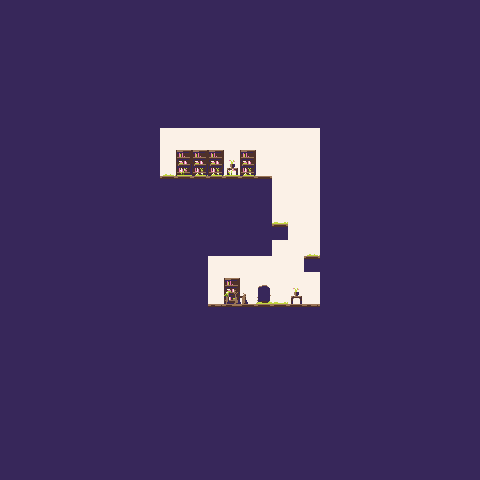

A level layout from a 2D game, rendered from its tile map. Below: a short description, then the map file with its tile-grid data intact:
An orthogonal 30x30 tile map with 16x16 px tiles, 3 tile layers (under, main, over) and 6 objects (4x crate, beginning2, egg).

<map version="1.0" orientation="orthogonal" renderorder="right-down" width="30" height="30" tilewidth="16" tileheight="16">
 <tileset firstgid="1" name="tiles" tilewidth="16" tileheight="16">
  <image source="../image/tiles.png" width="512" height="512" />
 </tileset>
 <layer name="under" width="30" height="30">
  <data encoding="csv">
0,0,0,0,0,0,0,0,0,0,0,0,0,0,0,0,0,0,0,0,0,0,0,0,0,0,0,0,0,0,
0,0,0,0,0,0,0,0,0,0,0,0,0,0,0,0,0,0,0,0,0,0,0,0,0,0,0,0,0,0,
0,0,0,0,0,0,0,0,0,0,0,0,0,0,0,0,0,0,0,0,0,0,0,0,0,0,0,0,0,0,
0,0,0,0,0,0,0,0,0,0,0,0,0,0,0,0,0,0,0,0,0,0,0,0,0,0,0,0,0,0,
0,0,0,0,0,0,0,0,0,0,0,0,0,0,0,0,0,0,0,0,0,0,0,0,0,0,0,0,0,0,
0,0,0,0,0,0,0,0,0,0,0,0,0,0,0,0,0,0,0,0,0,0,0,0,0,0,0,0,0,0,
0,0,0,0,0,0,0,0,0,0,0,0,0,0,0,0,0,0,0,0,0,0,0,0,0,0,0,0,0,0,
0,0,0,0,0,0,0,0,0,0,0,0,0,0,0,0,0,0,0,0,0,0,0,0,0,0,0,0,0,0,
0,0,0,0,0,0,0,0,0,0,17,17,17,17,17,17,17,17,17,17,0,0,0,0,0,0,0,0,0,0,
0,0,0,0,0,0,0,0,0,0,17,83,83,83,17,83,17,17,17,17,0,0,0,0,0,0,0,0,0,0,
0,0,0,0,0,0,0,0,0,0,17,115,115,115,116,115,17,17,17,17,0,0,0,0,0,0,0,0,0,0,
0,0,0,0,0,0,0,0,0,0,0,0,0,0,0,0,0,17,17,17,0,0,0,0,0,0,0,0,0,0,
0,0,0,0,0,0,0,0,0,0,0,0,0,0,0,0,0,17,17,17,0,0,0,0,0,0,0,0,0,0,
0,0,0,0,0,0,0,0,0,0,0,0,0,0,0,0,0,17,17,17,0,0,0,0,0,0,0,0,0,0,
0,0,0,0,0,0,0,0,0,0,0,0,0,0,0,0,0,0,17,17,0,0,0,0,0,0,0,0,0,0,
0,0,0,0,0,0,0,0,0,0,0,0,0,0,0,0,0,17,17,17,0,0,0,0,0,0,0,0,0,0,
0,0,0,0,0,0,0,0,0,0,0,0,0,17,17,17,17,17,17,0,0,0,0,0,0,0,0,0,0,0,
0,0,0,0,0,0,0,0,0,0,0,0,0,17,83,17,81,17,17,17,0,0,0,0,0,0,0,0,0,0,
0,0,0,0,0,0,0,0,0,0,0,0,0,17,115,17,113,17,116,17,0,0,0,0,0,0,0,0,0,0,
0,0,0,0,0,0,0,0,0,0,0,0,0,0,0,0,0,0,0,0,0,0,0,0,0,0,0,0,0,0,
0,0,0,0,0,0,0,0,0,0,0,0,0,0,0,0,0,0,0,0,0,0,0,0,0,0,0,0,0,0,
0,0,0,0,0,0,0,0,0,0,0,0,0,0,0,0,0,0,0,0,0,0,0,0,0,0,0,0,0,0,
0,0,0,0,0,0,0,0,0,0,0,0,0,0,0,0,0,0,0,0,0,0,0,0,0,0,0,0,0,0,
0,0,0,0,0,0,0,0,0,0,0,0,0,0,0,0,0,0,0,0,0,0,0,0,0,0,0,0,0,0,
0,0,0,0,0,0,0,0,0,0,0,0,0,0,0,0,0,0,0,0,0,0,0,0,0,0,0,0,0,0,
0,0,0,0,0,0,0,0,0,0,0,0,0,0,0,0,0,0,0,0,0,0,0,0,0,0,0,0,0,0,
0,0,0,0,0,0,0,0,0,0,0,0,0,0,0,0,0,0,0,0,0,0,0,0,0,0,0,0,0,0,
0,0,0,0,0,0,0,0,0,0,0,0,0,0,0,0,0,0,0,0,0,0,0,0,0,0,0,0,0,0,
0,0,0,0,0,0,0,0,0,0,0,0,0,0,0,0,0,0,0,0,0,0,0,0,0,0,0,0,0,0,
0,0,0,0,0,0,0,0,0,0,0,0,0,0,0,0,0,0,0,0,0,0,0,0,0,0,0,0,0,0
</data>
 </layer>
 <layer name="main" width="30" height="30">
  <data encoding="csv">
99,99,99,99,99,99,99,99,99,99,99,99,99,99,99,99,99,99,99,99,99,99,99,99,99,99,99,99,99,99,
99,99,99,99,99,99,99,99,99,99,99,99,99,99,99,99,99,99,99,99,99,99,99,99,99,99,99,99,99,99,
99,99,99,99,99,99,99,99,99,99,99,99,99,99,99,99,99,99,99,99,99,99,99,99,99,99,99,99,99,99,
99,99,99,99,99,99,99,99,99,99,99,99,99,99,99,99,99,99,99,99,99,99,99,99,99,99,99,99,99,99,
99,99,99,99,99,99,99,99,99,99,99,99,99,99,99,99,99,99,99,99,99,99,99,99,99,99,99,99,99,99,
99,99,99,99,99,99,99,99,99,99,99,99,99,99,99,99,99,99,99,99,99,99,99,99,99,99,99,99,99,99,
99,99,99,99,99,99,99,99,99,99,99,99,99,99,99,99,99,99,99,99,99,99,99,99,99,99,99,99,99,99,
99,99,99,99,99,99,99,99,99,99,99,99,99,99,99,99,99,99,99,99,99,99,99,99,99,99,99,99,99,99,
99,99,99,99,99,99,99,99,99,99,0,0,0,0,0,0,0,0,0,0,99,99,99,99,99,99,99,99,99,99,
99,99,99,99,99,99,99,99,99,99,0,0,0,0,0,0,0,0,0,0,99,99,99,99,99,99,99,99,99,99,
99,99,99,99,99,99,99,99,99,99,0,0,0,0,0,0,0,0,0,0,99,99,99,99,99,99,99,99,99,99,
99,99,99,99,99,99,99,99,99,99,52,52,52,52,52,52,52,0,0,0,99,99,99,99,99,99,99,99,99,99,
99,99,99,99,99,99,99,99,99,99,99,99,99,99,99,99,99,0,0,0,99,99,99,99,99,99,99,99,99,99,
99,99,99,99,99,99,99,99,99,99,99,99,99,99,99,99,99,0,0,0,99,99,99,99,99,99,99,99,99,99,
99,99,99,99,99,99,99,99,99,99,99,99,99,99,99,99,99,52,0,0,99,99,99,99,99,99,99,99,99,99,
99,99,99,99,99,99,99,99,99,99,99,99,99,99,99,99,99,0,0,0,99,99,99,99,99,99,99,99,99,99,
99,99,99,99,99,99,99,99,99,99,99,99,99,0,0,0,0,0,0,52,99,99,99,99,99,99,99,99,99,99,
99,99,99,99,99,99,99,99,99,99,99,99,99,0,0,0,0,0,0,0,99,99,99,99,99,99,99,99,99,99,
99,99,99,99,99,99,99,99,99,99,99,99,99,0,0,0,0,0,0,0,99,99,99,99,99,99,99,99,99,99,
99,99,99,99,99,99,99,99,99,99,99,99,99,50,51,52,52,52,52,50,99,99,99,99,99,99,99,99,99,99,
99,99,99,99,99,99,99,99,99,99,99,99,99,99,99,99,99,99,99,99,99,99,99,99,99,99,99,99,99,99,
99,99,99,99,99,99,99,99,99,99,99,99,99,99,99,99,99,99,99,99,99,99,99,99,99,99,99,99,99,99,
99,99,99,99,99,99,99,99,99,99,99,99,99,99,99,99,99,99,99,99,99,99,99,99,99,99,99,99,99,99,
99,99,99,99,99,99,99,99,99,99,99,99,99,99,99,99,99,99,99,99,99,99,99,99,99,99,99,99,99,99,
99,99,99,99,99,99,99,99,99,99,99,99,99,99,99,99,99,99,99,99,99,99,99,99,99,99,99,99,99,99,
99,99,99,99,99,99,99,99,99,99,99,99,99,99,99,99,99,99,99,99,99,99,99,99,99,99,99,99,99,99,
99,99,99,99,99,99,99,99,99,99,99,99,99,99,99,99,99,99,99,99,99,99,99,99,99,99,99,99,99,99,
99,99,99,99,99,99,99,99,99,99,99,99,99,99,99,99,99,99,99,99,99,99,99,99,99,99,99,99,99,99,
99,99,99,99,99,99,99,99,99,99,99,99,99,99,99,99,99,99,99,99,99,99,99,99,99,99,99,99,99,99,
99,99,99,99,99,99,99,99,99,99,99,99,99,99,99,99,99,99,99,99,99,99,99,99,99,99,99,99,99,99
</data>
 </layer>
 <layer name="over" width="30" height="30">
  <data encoding="csv">
0,0,0,0,0,0,0,0,0,0,0,0,0,0,0,0,0,0,0,0,0,0,0,0,0,0,0,0,0,0,
0,0,0,0,0,0,0,0,0,0,0,0,0,0,0,0,0,0,0,0,0,0,0,0,0,0,0,0,0,0,
0,0,0,0,0,0,0,0,0,0,0,0,0,0,0,0,0,0,0,0,0,0,0,0,0,0,0,0,0,0,
0,0,0,0,0,0,0,0,0,0,0,0,0,0,0,0,0,0,0,0,0,0,0,0,0,0,0,0,0,0,
0,0,0,0,0,0,0,0,0,0,0,0,0,0,0,0,0,0,0,0,0,0,0,0,0,0,0,0,0,0,
0,0,0,0,0,0,0,0,0,0,0,0,0,0,0,0,0,0,0,0,0,0,0,0,0,0,0,0,0,0,
0,0,0,0,0,0,0,0,0,0,0,0,0,0,0,0,0,0,0,0,0,0,0,0,0,0,0,0,0,0,
0,0,0,0,0,0,0,0,0,0,0,0,0,0,0,0,0,0,0,0,0,0,0,0,0,0,0,0,0,0,
0,0,0,0,0,0,0,0,0,0,0,0,0,0,0,0,0,0,0,0,0,0,0,0,0,0,0,0,0,0,
0,0,0,0,0,0,0,0,0,0,0,0,0,0,0,0,0,0,0,0,0,0,0,0,0,0,0,0,0,0,
0,0,0,0,0,0,0,0,0,0,289,292,289,289,292,289,0,0,0,0,0,0,0,0,0,0,0,0,0,0,
0,0,0,0,0,0,0,0,0,0,0,0,0,0,0,0,0,0,0,0,0,0,0,0,0,0,0,0,0,0,
0,0,0,0,0,0,0,0,0,0,0,0,0,0,0,0,0,0,0,0,0,0,0,0,0,0,0,0,0,0,
0,0,0,0,0,0,0,0,0,0,0,0,0,0,0,0,0,293,0,0,0,0,0,0,0,0,0,0,0,0,
0,0,0,0,0,0,0,0,0,0,0,0,0,0,0,0,0,0,0,0,0,0,0,0,0,0,0,0,0,0,
0,0,0,0,0,0,0,0,0,0,0,0,0,0,0,0,0,0,0,289,0,0,0,0,0,0,0,0,0,0,
0,0,0,0,0,0,0,0,0,0,0,0,0,0,0,0,0,0,0,0,0,0,0,0,0,0,0,0,0,0,
0,0,0,0,0,0,0,0,0,0,0,0,0,0,0,0,0,0,0,0,0,0,0,0,0,0,0,0,0,0,
0,0,0,0,0,0,0,0,0,0,0,0,0,0,455,458,293,293,0,0,0,0,0,0,0,0,0,0,0,0,
0,0,0,0,0,0,0,0,0,0,0,0,0,0,0,0,0,0,0,0,0,0,0,0,0,0,0,0,0,0,
0,0,0,0,0,0,0,0,0,0,0,0,0,0,0,0,0,0,0,0,0,0,0,0,0,0,0,0,0,0,
0,0,0,0,0,0,0,0,0,0,0,0,0,0,0,0,0,0,0,0,0,0,0,0,0,0,0,0,0,0,
0,0,0,0,0,0,0,0,0,0,0,0,0,0,0,0,0,0,0,0,0,0,0,0,0,0,0,0,0,0,
0,0,0,0,0,0,0,0,0,0,0,0,0,0,0,0,0,0,0,0,0,0,0,0,0,0,0,0,0,0,
0,0,0,0,0,0,0,0,0,0,0,0,0,0,0,0,0,0,0,0,0,0,0,0,0,0,0,0,0,0,
0,0,0,0,0,0,0,0,0,0,0,0,0,0,0,0,0,0,0,0,0,0,0,0,0,0,0,0,0,0,
0,0,0,0,0,0,0,0,0,0,0,0,0,0,0,0,0,0,0,0,0,0,0,0,0,0,0,0,0,0,
0,0,0,0,0,0,0,0,0,0,0,0,0,0,0,0,0,0,0,0,0,0,0,0,0,0,0,0,0,0,
0,0,0,0,0,0,0,0,0,0,0,0,0,0,0,0,0,0,0,0,0,0,0,0,0,0,0,0,0,0,
0,0,0,0,0,0,0,0,0,0,0,0,0,0,0,0,0,0,0,0,0,0,0,0,0,0,0,0,0,0
</data>
 </layer>
 <objectgroup name="entities">
  <object name="door" type="beginning2" x="258.833" y="285.667" width="12" height="18.3333" />
  <object name="crate" x="310.583" y="282.333" width="11" height="11" />
  <object name="crate" x="310.167" y="293.833" width="11" height="11" />
  <object name="crate" x="309.583" y="244.333" width="11" height="11" />
  <object name="crate" x="271.583" y="213" width="11" height="11" />
  <object name="egg" x="164.417" y="166.833" width="8.58337" height="9.6667" />
 </objectgroup>
</map>
